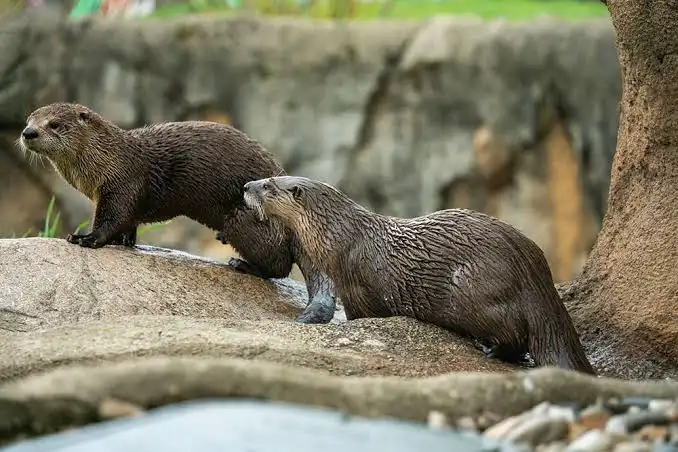
#> input picture imagenes/nutria.jpg, 678 x 452 px
$ python ejemplo2_esquinas.py
#> lines starting #> are read from the running program, lines starting #| are printed output that depends on the picture; after the words box and inside, x2 and y2 are one past the last pixel; in counts of white or black regions, pixels touching at a corner belong together
import os
import cv2
import numpy as np

# Nahum Flores NC 0065
# Obtener la ruta exacta del directorio donde está ESTE archivo de Python
directorio_actual = os.path.dirname(os.path.abspath(__file__))


ruta_imagen = os.path.join(directorio_actual, "../imagenes/nutria.jpg")

# Cargar imagen
imagen = cv2.imread(ruta_imagen)
#> imagen is the input picture: shape (452, 678, 3); mean B, G, R 101, 121.8, 125.7

# Verificar que la imagen exista
if imagen is None:
    print(f"Error: no se pudo cargar la imagen desde: {ruta_imagen}")
    print("Asegúrate de que 'venado.jpg' esté guardada en la misma carpeta que este script.")
    exit()

# Convertir a escala de grises
gris = cv2.cvtColor(imagen, cv2.COLOR_BGR2GRAY)
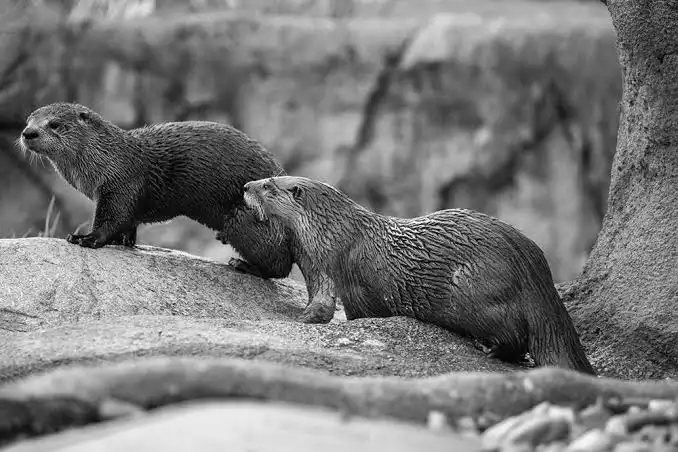
#> gris: shape (452, 678); min 0, max 255, mean 120.6

# Convertir a tipo float32
gris_float = np.float32(gris)

# Detectar esquinas mediante Harris
esquinas = cv2.cornerHarris(gris_float, 2, 3, 0.04)

# Dilatar para hacer visibles las esquinas
esquinas = cv2.dilate(esquinas, None)
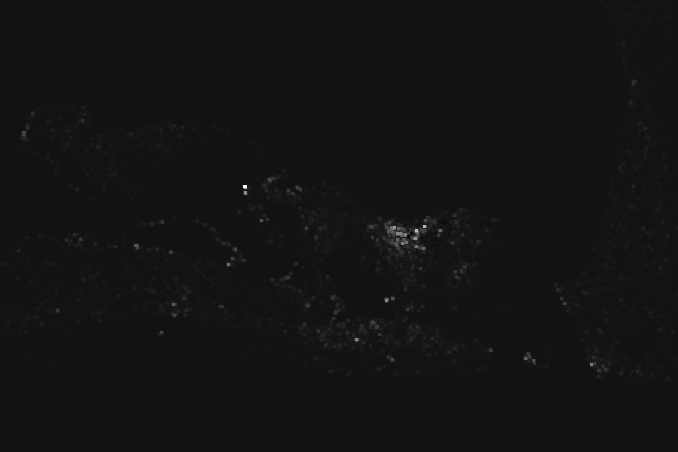
#> esquinas: shape (452, 678) float32; min -8057210, max 102926232, mean 399422.2; drawn with min black and max white

# Crear copia para dibujar resultados
resultado = imagen.copy()

# Umbral para identificar esquinas
umbral = 0.01 * esquinas.max()
#> umbral = 1029262.3

# Marcar esquinas en rojo
resultado[esquinas > umbral] = [0, 0, 255]

# Mostrar resultados
cv2.imshow("vnutria 0065 Imagen original", imagen)
cv2.imshow("nutria 0065 Esquinas detectadas", resultado)

# Contar esquinas aproximadas
cantidad_esquinas = np.sum(esquinas > umbral)
#> cantidad_esquinas = 24949

print("Detección de esquinas terminada.")
print("Cantidad aproximada de puntos detectados:", cantidad_esquinas)
#| Cantidad aproximada de puntos detectados: 24949

# Esperar una tecla y cerrar ventanas
cv2.waitKey(0)
cv2.destroyAllWindows()

print("Nahum Flores NC 0065")


import os
import cv2
import numpy as np

# Nahum Flores NC 0065
# Obtener la ruta exacta del directorio donde está ESTE archivo de Python
directorio_actual = os.path.dirname(os.path.abspath(__file__))

ruta_imagen = os.path.join(directorio_actual, "../imagenes/nutria.jpg")

# Cargar imagen
imagen = cv2.imread(ruta_imagen)

# Verificar que la imagen exista
if imagen is None:
    print(f"Error: no se pudo cargar la imagen desde: {ruta_imagen}")
    exit()

# Convertir a escala de grises
gris = cv2.cvtColor(imagen, cv2.COLOR_BGR2GRAY)

# Convertir a tipo float32
gris_float = np.float32(gris)

# Detectar esquinas mediante Harris
# Consejo: Subir 'blockSize' (de 2 a 3 o 4) también ayuda a detectar menos puntos
esquinas = cv2.cornerHarris(gris_float, 2, 3, 0.04)

# Dilatar para hacer visibles las esquinas
esquinas = cv2.dilate(esquinas, None)

# Crear copia para dibujar resultados
resultado = imagen.copy()

# --- CAMBIO PRINCIPAL ---
# Aumentamos el umbral para ser más estrictos.
# Un valor más alto (ej. 0.05 o 0.10) filtrará las esquinas débiles y reducirá la cantidad total de puntos.
umbral = 0.05 * esquinas.max()
#> umbral = 5146311.6

# Marcar esquinas en rojo
resultado[esquinas > umbral] = [0, 0, 255]
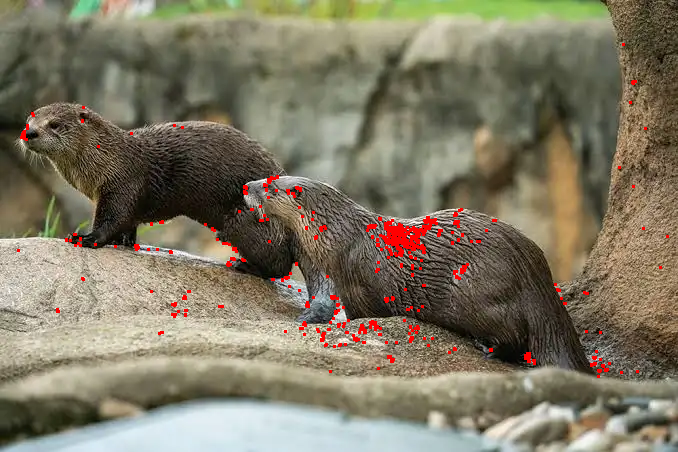
#> resultado: shape (452, 678, 3); mean B, G, R 99.7, 120.3, 127.5

# Mostrar resultados
cv2.imshow("nutria 0065 Imagen original", imagen)
cv2.imshow("nutria 0065 Esquinas detectadas", resultado)

# Contar esquinas aproximadas
cantidad_esquinas = np.sum(esquinas > umbral)
#> cantidad_esquinas = 4131

print("Detección de esquinas terminada.")
print("Cantidad aproximada de puntos detectados:", cantidad_esquinas)
#| Cantidad aproximada de puntos detectados: 4131

# Esperar una tecla y cerrar ventanas
cv2.waitKey(0)
cv2.destroyAllWindows()

print("Nahum Flores NC 0065")


import os
import cv2
import numpy as np

# Nahum Flores NC 0065
directorio_actual = os.path.dirname(os.path.abspath(__file__))
ruta_imagen = os.path.join(directorio_actual, "../imagenes/nutria.jpg")

imagen = cv2.imread(ruta_imagen)

if imagen is None:
    print(f"Error: no se pudo cargar la imagen desde: {ruta_imagen}")
    exit()

# Convertir a escala de grises
gris = cv2.cvtColor(imagen, cv2.COLOR_BGR2GRAY)

# 1. Aplicar un filtro Blur para eliminar ruido fino y texturas
gris_suave = cv2.GaussianBlur(gris, (5, 5), 0)

gris_float = np.float32(gris_suave)

# 2. Aumentar blockSize (de 2 a 5) para tomar áreas más grandes
esquinas = cv2.cornerHarris(gris_float, 5, 3, 0.04)
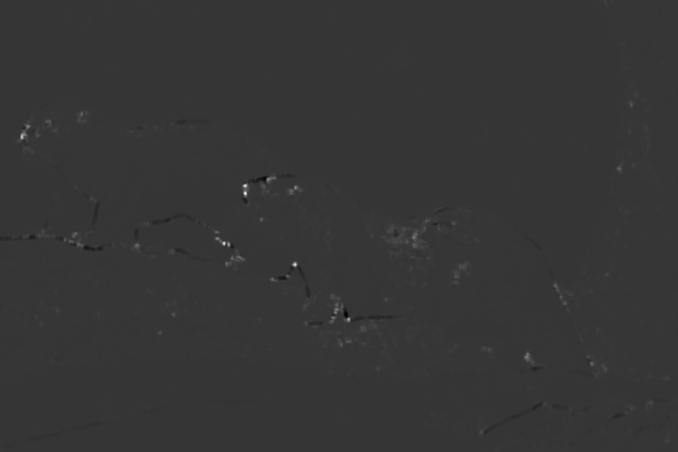
#> esquinas: shape (452, 678) float32; min -1029527.2, max 3837030, mean 6427.2; drawn with min black and max white

esquinas = cv2.dilate(esquinas, None)
resultado = imagen.copy()

# 3. Subir drásticamente el umbral (de 0.01/0.05 a 0.15)
umbral = 0.15 * esquinas.max()
#> umbral = 575554.5

# Marcar esquinas en rojo
resultado[esquinas > umbral] = [0, 0, 255]
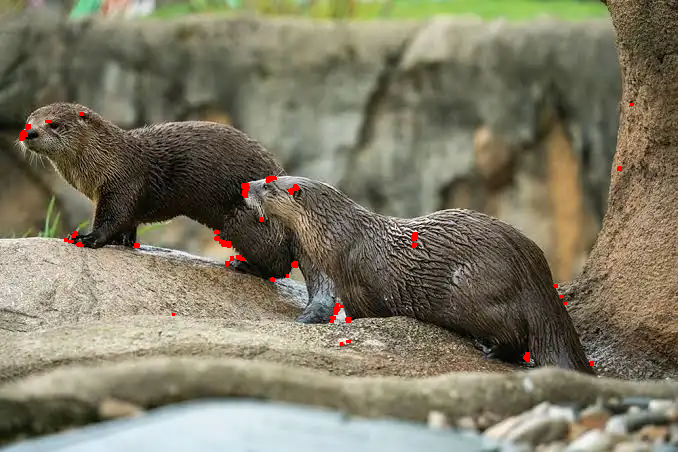
#> resultado: shape (452, 678, 3); 0.39% of pixels changed, all inside (x1, y1, x2, y2) = (19, 103, 633, 366)

cv2.imshow("nutria 0065 Imagen original", imagen)
cv2.imshow("nutria 0065 Esquinas detectadas", resultado)

cantidad_esquinas = np.sum(esquinas > umbral)
#> cantidad_esquinas = 1197

print("Detección de esquinas terminada.")
print("Cantidad aproximada de puntos detectados:", cantidad_esquinas)
#| Cantidad aproximada de puntos detectados: 1197

cv2.waitKey(0)
cv2.destroyAllWindows()

print("Nahum Flores NC 0065")
